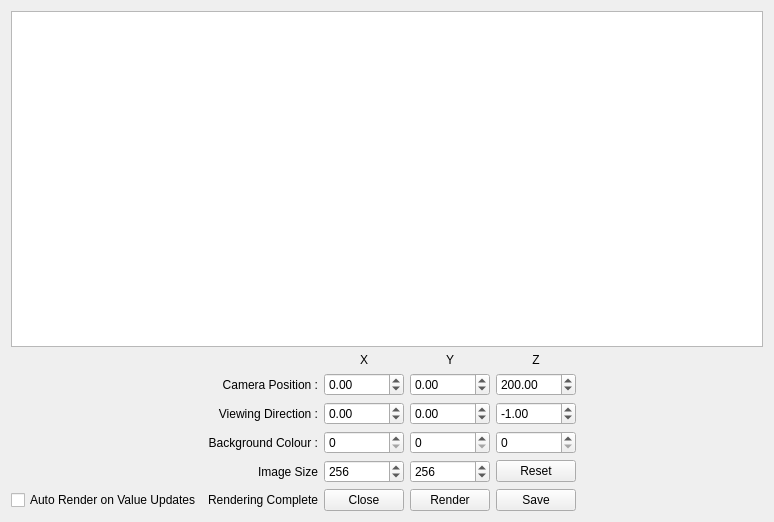
<?xml version="1.0" encoding="UTF-8"?>
<ui version="4.0">
 <class>MainWindow</class>
 <widget class="QMainWindow" name="MainWindow">
  <property name="geometry">
   <rect>
    <x>0</x>
    <y>0</y>
    <width>774</width>
    <height>522</height>
   </rect>
  </property>
  <property name="windowTitle">
   <string>MainWindow</string>
  </property>
  <widget class="QWidget" name="centralWidget">
   <layout class="QGridLayout" name="gridLayout_2">
    <item row="7" column="0">
     <layout class="QGridLayout" name="gridLayout">
      <item row="0" column="3">
       <widget class="QLabel" name="labelY">
        <property name="text">
         <string>Y</string>
        </property>
        <property name="alignment">
         <set>Qt::AlignCenter</set>
        </property>
       </widget>
      </item>
      <item row="1" column="4">
       <widget class="QDoubleSpinBox" name="cameraPositionZ">
        <property name="minimum">
         <double>-1000.000000000000000</double>
        </property>
        <property name="maximum">
         <double>1000.000000000000000</double>
        </property>
        <property name="singleStep">
         <double>10.000000000000000</double>
        </property>
        <property name="value">
         <double>200.000000000000000</double>
        </property>
       </widget>
      </item>
      <item row="2" column="3">
       <widget class="QDoubleSpinBox" name="viewingDiriectionY">
        <property name="minimum">
         <double>-10.000000000000000</double>
        </property>
        <property name="maximum">
         <double>10.000000000000000</double>
        </property>
        <property name="singleStep">
         <double>0.100000000000000</double>
        </property>
       </widget>
      </item>
      <item row="0" column="4">
       <widget class="QLabel" name="labelZ">
        <property name="text">
         <string>Z</string>
        </property>
        <property name="alignment">
         <set>Qt::AlignCenter</set>
        </property>
       </widget>
      </item>
      <item row="2" column="0">
       <spacer name="horizontalSpacer_2">
        <property name="orientation">
         <enum>Qt::Horizontal</enum>
        </property>
        <property name="sizeHint" stdset="0">
         <size>
          <width>40</width>
          <height>20</height>
         </size>
        </property>
       </spacer>
      </item>
      <item row="5" column="2">
       <widget class="QPushButton" name="closeButton">
        <property name="text">
         <string>Close</string>
        </property>
       </widget>
      </item>
      <item row="0" column="2">
       <widget class="QLabel" name="labelX">
        <property name="text">
         <string>X</string>
        </property>
        <property name="alignment">
         <set>Qt::AlignCenter</set>
        </property>
       </widget>
      </item>
      <item row="1" column="2">
       <widget class="QDoubleSpinBox" name="cameraPositionX">
        <property name="minimum">
         <double>-1000.000000000000000</double>
        </property>
        <property name="maximum">
         <double>1000.000000000000000</double>
        </property>
        <property name="singleStep">
         <double>10.000000000000000</double>
        </property>
       </widget>
      </item>
      <item row="1" column="3">
       <widget class="QDoubleSpinBox" name="cameraPositionY">
        <property name="minimum">
         <double>-1000.000000000000000</double>
        </property>
        <property name="maximum">
         <double>1000.000000000000000</double>
        </property>
        <property name="singleStep">
         <double>10.000000000000000</double>
        </property>
       </widget>
      </item>
      <item row="1" column="1">
       <widget class="QLabel" name="labelCameraPosition">
        <property name="text">
         <string>Camera Position :</string>
        </property>
        <property name="alignment">
         <set>Qt::AlignRight|Qt::AlignTrailing|Qt::AlignVCenter</set>
        </property>
       </widget>
      </item>
      <item row="2" column="4">
       <widget class="QDoubleSpinBox" name="viewingDiriectionZ">
        <property name="minimum">
         <double>-10.000000000000000</double>
        </property>
        <property name="maximum">
         <double>10.000000000000000</double>
        </property>
        <property name="singleStep">
         <double>0.100000000000000</double>
        </property>
        <property name="value">
         <double>-1.000000000000000</double>
        </property>
       </widget>
      </item>
      <item row="2" column="2">
       <widget class="QDoubleSpinBox" name="viewingDiriectionX">
        <property name="minimum">
         <double>-10.000000000000000</double>
        </property>
        <property name="maximum">
         <double>10.000000000000000</double>
        </property>
        <property name="singleStep">
         <double>0.100000000000000</double>
        </property>
       </widget>
      </item>
      <item row="2" column="1">
       <widget class="QLabel" name="labelViewingDiriection">
        <property name="text">
         <string>Viewing Direction :</string>
        </property>
        <property name="alignment">
         <set>Qt::AlignRight|Qt::AlignTrailing|Qt::AlignVCenter</set>
        </property>
       </widget>
      </item>
      <item row="2" column="5">
       <spacer name="horizontalSpacer">
        <property name="orientation">
         <enum>Qt::Horizontal</enum>
        </property>
        <property name="sizeHint" stdset="0">
         <size>
          <width>40</width>
          <height>20</height>
         </size>
        </property>
       </spacer>
      </item>
      <item row="3" column="1">
       <widget class="QLabel" name="labelBackgroundColour">
        <property name="text">
         <string>Background Colour :</string>
        </property>
        <property name="alignment">
         <set>Qt::AlignRight|Qt::AlignTrailing|Qt::AlignVCenter</set>
        </property>
       </widget>
      </item>
      <item row="3" column="3">
       <widget class="QSpinBox" name="backgroundColourY">
        <property name="maximum">
         <number>255</number>
        </property>
       </widget>
      </item>
      <item row="3" column="2">
       <widget class="QSpinBox" name="backgroundColourX">
        <property name="maximum">
         <number>255</number>
        </property>
       </widget>
      </item>
      <item row="3" column="4">
       <widget class="QSpinBox" name="backgroundColourZ">
        <property name="maximum">
         <number>255</number>
        </property>
       </widget>
      </item>
      <item row="5" column="4">
       <widget class="QPushButton" name="saveButton">
        <property name="text">
         <string>Save</string>
        </property>
       </widget>
      </item>
      <item row="4" column="1">
       <widget class="QLabel" name="labelImageResolution">
        <property name="text">
         <string>Image Size</string>
        </property>
        <property name="alignment">
         <set>Qt::AlignRight|Qt::AlignTrailing|Qt::AlignVCenter</set>
        </property>
       </widget>
      </item>
      <item row="4" column="2">
       <widget class="QSpinBox" name="resolutionX">
        <property name="maximum">
         <number>1920</number>
        </property>
        <property name="value">
         <number>256</number>
        </property>
       </widget>
      </item>
      <item row="4" column="3">
       <widget class="QSpinBox" name="resolutionY">
        <property name="maximum">
         <number>1080</number>
        </property>
        <property name="value">
         <number>256</number>
        </property>
       </widget>
      </item>
      <item row="5" column="1">
       <widget class="QLabel" name="labelStatus">
        <property name="text">
         <string>Rendering Complete</string>
        </property>
        <property name="alignment">
         <set>Qt::AlignRight|Qt::AlignTrailing|Qt::AlignVCenter</set>
        </property>
       </widget>
      </item>
      <item row="4" column="4">
       <widget class="QPushButton" name="resetButton">
        <property name="text">
         <string>Reset</string>
        </property>
       </widget>
      </item>
      <item row="5" column="3">
       <widget class="QPushButton" name="renderButton">
        <property name="text">
         <string>Render</string>
        </property>
       </widget>
      </item>
      <item row="5" column="0">
       <widget class="QCheckBox" name="autoRenderCheckBox">
        <property name="text">
         <string>Auto Render on Value Updates</string>
        </property>
       </widget>
      </item>
     </layout>
    </item>
    <item row="0" column="0">
     <layout class="QVBoxLayout" name="verticalLayout">
      <item>
       <widget class="QGraphicsView" name="graphicsView"/>
      </item>
     </layout>
    </item>
   </layout>
  </widget>
 </widget>
 <layoutdefault spacing="6" margin="11"/>
 <resources/>
 <connections>
  <connection>
   <sender>closeButton</sender>
   <signal>clicked()</signal>
   <receiver>MainWindow</receiver>
   <slot>close()</slot>
   <hints>
    <hint type="sourcelabel">
     <x>412</x>
     <y>629</y>
    </hint>
    <hint type="destinationlabel">
     <x>412</x>
     <y>327</y>
    </hint>
   </hints>
  </connection>
 </connections>
</ui>
